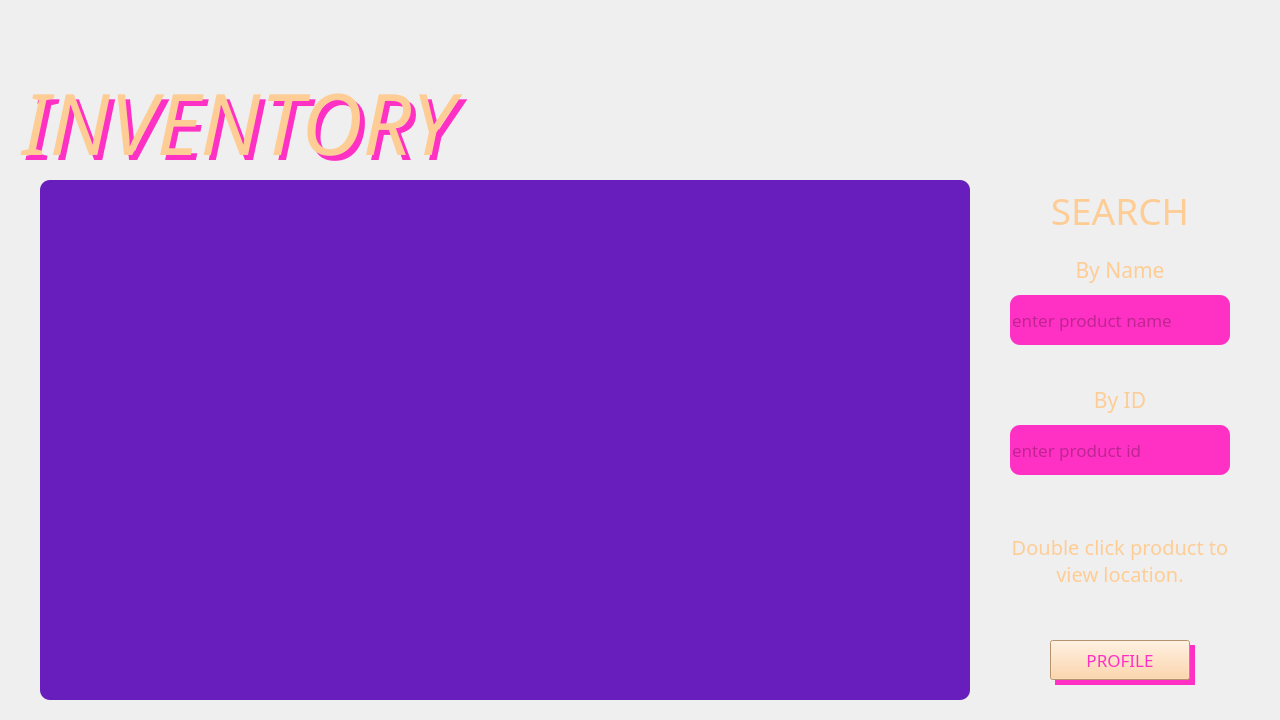
<?xml version="1.0" encoding="UTF-8"?>
<ui version="4.0">
 <class>employeeInventory</class>
 <widget class="QMainWindow" name="employeeInventory">
  <property name="geometry">
   <rect>
    <x>0</x>
    <y>0</y>
    <width>1280</width>
    <height>720</height>
   </rect>
  </property>
  <property name="windowTitle">
   <string>Inventory</string>
  </property>
  <widget class="QWidget" name="centralwidget">
   <widget class="QLabel" name="labelBackground">
    <property name="geometry">
     <rect>
      <x>0</x>
      <y>0</y>
      <width>1280</width>
      <height>720</height>
     </rect>
    </property>
    <property name="text">
     <string/>
    </property>
    <property name="pixmap">
     <pixmap>Images/Mesa de trabajo 1.png</pixmap><!--<a href="https://www.freepik.com/free-photos-vectors/background">Background vector created by pikisuperstar - www.freepik.com</a>-->
    </property>
    <property name="scaledContents">
     <bool>true</bool>
    </property>
   </widget>
   <widget class="QLabel" name="labelInventory">
    <property name="geometry">
     <rect>
      <x>0</x>
      <y>50</y>
      <width>1280</width>
      <height>130</height>
     </rect>
    </property>
    <property name="palette">
     <palette>
      <active>
       <colorrole role="WindowText">
        <brush brushstyle="SolidPattern">
         <color alpha="255">
          <red>254</red>
          <green>205</green>
          <blue>150</blue>
         </color>
        </brush>
       </colorrole>
      </active>
      <inactive>
       <colorrole role="WindowText">
        <brush brushstyle="SolidPattern">
         <color alpha="255">
          <red>254</red>
          <green>205</green>
          <blue>150</blue>
         </color>
        </brush>
       </colorrole>
      </inactive>
      <disabled>
       <colorrole role="WindowText">
        <brush brushstyle="SolidPattern">
         <color alpha="255">
          <red>120</red>
          <green>120</green>
          <blue>120</blue>
         </color>
        </brush>
       </colorrole>
      </disabled>
     </palette>
    </property>
    <property name="font">
     <font>
      <family>Josefin Sans SemiBold</family>
      <pointsize>64</pointsize>
      <weight>50</weight>
      <italic>true</italic>
      <bold>false</bold>
      <kerning>true</kerning>
     </font>
    </property>
    <property name="text">
     <string> INVENTORY </string>
    </property>
    <property name="scaledContents">
     <bool>false</bool>
    </property>
    <property name="alignment">
     <set>Qt::AlignBottom|Qt::AlignLeading|Qt::AlignLeft</set>
    </property>
   </widget>
   <widget class="QLabel" name="labelInventoryShadow">
    <property name="geometry">
     <rect>
      <x>5</x>
      <y>55</y>
      <width>1280</width>
      <height>130</height>
     </rect>
    </property>
    <property name="palette">
     <palette>
      <active>
       <colorrole role="WindowText">
        <brush brushstyle="SolidPattern">
         <color alpha="255">
          <red>255</red>
          <green>49</green>
          <blue>196</blue>
         </color>
        </brush>
       </colorrole>
      </active>
      <inactive>
       <colorrole role="WindowText">
        <brush brushstyle="SolidPattern">
         <color alpha="255">
          <red>255</red>
          <green>49</green>
          <blue>196</blue>
         </color>
        </brush>
       </colorrole>
      </inactive>
      <disabled>
       <colorrole role="WindowText">
        <brush brushstyle="SolidPattern">
         <color alpha="255">
          <red>120</red>
          <green>120</green>
          <blue>120</blue>
         </color>
        </brush>
       </colorrole>
      </disabled>
     </palette>
    </property>
    <property name="font">
     <font>
      <family>Josefin Sans SemiBold</family>
      <pointsize>64</pointsize>
      <weight>50</weight>
      <italic>true</italic>
      <bold>false</bold>
      <kerning>true</kerning>
     </font>
    </property>
    <property name="text">
     <string> INVENTORY </string>
    </property>
    <property name="scaledContents">
     <bool>false</bool>
    </property>
    <property name="alignment">
     <set>Qt::AlignBottom|Qt::AlignLeading|Qt::AlignLeft</set>
    </property>
   </widget>
   <widget class="QPushButton" name="pushButtonProfile">
    <property name="geometry">
     <rect>
      <x>1050</x>
      <y>640</y>
      <width>140</width>
      <height>40</height>
     </rect>
    </property>
    <property name="palette">
     <palette>
      <active>
       <colorrole role="WindowText">
        <brush brushstyle="SolidPattern">
         <color alpha="255">
          <red>255</red>
          <green>49</green>
          <blue>196</blue>
         </color>
        </brush>
       </colorrole>
       <colorrole role="Button">
        <brush brushstyle="SolidPattern">
         <color alpha="255">
          <red>254</red>
          <green>205</green>
          <blue>150</blue>
         </color>
        </brush>
       </colorrole>
       <colorrole role="Text">
        <brush brushstyle="SolidPattern">
         <color alpha="255">
          <red>255</red>
          <green>49</green>
          <blue>196</blue>
         </color>
        </brush>
       </colorrole>
       <colorrole role="ButtonText">
        <brush brushstyle="SolidPattern">
         <color alpha="255">
          <red>255</red>
          <green>49</green>
          <blue>196</blue>
         </color>
        </brush>
       </colorrole>
       <colorrole role="Base">
        <brush brushstyle="SolidPattern">
         <color alpha="255">
          <red>254</red>
          <green>205</green>
          <blue>150</blue>
         </color>
        </brush>
       </colorrole>
       <colorrole role="Window">
        <brush brushstyle="SolidPattern">
         <color alpha="255">
          <red>254</red>
          <green>205</green>
          <blue>150</blue>
         </color>
        </brush>
       </colorrole>
       <colorrole role="PlaceholderText">
        <brush brushstyle="SolidPattern">
         <color alpha="128">
          <red>255</red>
          <green>49</green>
          <blue>196</blue>
         </color>
        </brush>
       </colorrole>
      </active>
      <inactive>
       <colorrole role="WindowText">
        <brush brushstyle="SolidPattern">
         <color alpha="255">
          <red>255</red>
          <green>49</green>
          <blue>196</blue>
         </color>
        </brush>
       </colorrole>
       <colorrole role="Button">
        <brush brushstyle="SolidPattern">
         <color alpha="255">
          <red>254</red>
          <green>205</green>
          <blue>150</blue>
         </color>
        </brush>
       </colorrole>
       <colorrole role="Text">
        <brush brushstyle="SolidPattern">
         <color alpha="255">
          <red>255</red>
          <green>49</green>
          <blue>196</blue>
         </color>
        </brush>
       </colorrole>
       <colorrole role="ButtonText">
        <brush brushstyle="SolidPattern">
         <color alpha="255">
          <red>255</red>
          <green>49</green>
          <blue>196</blue>
         </color>
        </brush>
       </colorrole>
       <colorrole role="Base">
        <brush brushstyle="SolidPattern">
         <color alpha="255">
          <red>254</red>
          <green>205</green>
          <blue>150</blue>
         </color>
        </brush>
       </colorrole>
       <colorrole role="Window">
        <brush brushstyle="SolidPattern">
         <color alpha="255">
          <red>254</red>
          <green>205</green>
          <blue>150</blue>
         </color>
        </brush>
       </colorrole>
       <colorrole role="PlaceholderText">
        <brush brushstyle="SolidPattern">
         <color alpha="128">
          <red>255</red>
          <green>49</green>
          <blue>196</blue>
         </color>
        </brush>
       </colorrole>
      </inactive>
      <disabled>
       <colorrole role="WindowText">
        <brush brushstyle="SolidPattern">
         <color alpha="255">
          <red>120</red>
          <green>120</green>
          <blue>120</blue>
         </color>
        </brush>
       </colorrole>
       <colorrole role="Button">
        <brush brushstyle="SolidPattern">
         <color alpha="255">
          <red>254</red>
          <green>205</green>
          <blue>150</blue>
         </color>
        </brush>
       </colorrole>
       <colorrole role="Text">
        <brush brushstyle="SolidPattern">
         <color alpha="255">
          <red>120</red>
          <green>120</green>
          <blue>120</blue>
         </color>
        </brush>
       </colorrole>
       <colorrole role="ButtonText">
        <brush brushstyle="SolidPattern">
         <color alpha="255">
          <red>120</red>
          <green>120</green>
          <blue>120</blue>
         </color>
        </brush>
       </colorrole>
       <colorrole role="Base">
        <brush brushstyle="SolidPattern">
         <color alpha="255">
          <red>254</red>
          <green>205</green>
          <blue>150</blue>
         </color>
        </brush>
       </colorrole>
       <colorrole role="Window">
        <brush brushstyle="SolidPattern">
         <color alpha="255">
          <red>254</red>
          <green>205</green>
          <blue>150</blue>
         </color>
        </brush>
       </colorrole>
       <colorrole role="PlaceholderText">
        <brush brushstyle="SolidPattern">
         <color alpha="128">
          <red>0</red>
          <green>0</green>
          <blue>0</blue>
         </color>
        </brush>
       </colorrole>
      </disabled>
     </palette>
    </property>
    <property name="font">
     <font>
      <family>Josefin Sans</family>
      <pointsize>13</pointsize>
     </font>
    </property>
    <property name="styleSheet">
     <string notr="true">background-color: rgb(254, 205, 150);</string>
    </property>
    <property name="text">
     <string>PROFILE</string>
    </property>
    <property name="checkable">
     <bool>false</bool>
    </property>
   </widget>
   <widget class="QLabel" name="labelPushButtonProfileShadow">
    <property name="geometry">
     <rect>
      <x>1055</x>
      <y>645</y>
      <width>140</width>
      <height>40</height>
     </rect>
    </property>
    <property name="styleSheet">
     <string notr="true">background-color: rgb(255, 49, 196);</string>
    </property>
    <property name="text">
     <string/>
    </property>
   </widget>
   <widget class="QTableWidget" name="tableWidgetInventory">
    <property name="enabled">
     <bool>true</bool>
    </property>
    <property name="geometry">
     <rect>
      <x>40</x>
      <y>180</y>
      <width>930</width>
      <height>520</height>
     </rect>
    </property>
    <property name="palette">
     <palette>
      <active>
       <colorrole role="WindowText">
        <brush brushstyle="SolidPattern">
         <color alpha="255">
          <red>151</red>
          <green>250</green>
          <blue>252</blue>
         </color>
        </brush>
       </colorrole>
       <colorrole role="Button">
        <brush brushstyle="SolidPattern">
         <color alpha="255">
          <red>103</red>
          <green>30</green>
          <blue>189</blue>
         </color>
        </brush>
       </colorrole>
       <colorrole role="Text">
        <brush brushstyle="SolidPattern">
         <color alpha="255">
          <red>151</red>
          <green>250</green>
          <blue>252</blue>
         </color>
        </brush>
       </colorrole>
       <colorrole role="ButtonText">
        <brush brushstyle="SolidPattern">
         <color alpha="255">
          <red>151</red>
          <green>250</green>
          <blue>252</blue>
         </color>
        </brush>
       </colorrole>
       <colorrole role="Base">
        <brush brushstyle="SolidPattern">
         <color alpha="255">
          <red>103</red>
          <green>30</green>
          <blue>189</blue>
         </color>
        </brush>
       </colorrole>
       <colorrole role="Window">
        <brush brushstyle="SolidPattern">
         <color alpha="255">
          <red>103</red>
          <green>30</green>
          <blue>189</blue>
         </color>
        </brush>
       </colorrole>
       <colorrole role="ToolTipText">
        <brush brushstyle="SolidPattern">
         <color alpha="255">
          <red>151</red>
          <green>250</green>
          <blue>252</blue>
         </color>
        </brush>
       </colorrole>
       <colorrole role="PlaceholderText">
        <brush brushstyle="SolidPattern">
         <color alpha="128">
          <red>151</red>
          <green>250</green>
          <blue>252</blue>
         </color>
        </brush>
       </colorrole>
      </active>
      <inactive>
       <colorrole role="WindowText">
        <brush brushstyle="SolidPattern">
         <color alpha="255">
          <red>151</red>
          <green>250</green>
          <blue>252</blue>
         </color>
        </brush>
       </colorrole>
       <colorrole role="Button">
        <brush brushstyle="SolidPattern">
         <color alpha="255">
          <red>103</red>
          <green>30</green>
          <blue>189</blue>
         </color>
        </brush>
       </colorrole>
       <colorrole role="Text">
        <brush brushstyle="SolidPattern">
         <color alpha="255">
          <red>151</red>
          <green>250</green>
          <blue>252</blue>
         </color>
        </brush>
       </colorrole>
       <colorrole role="ButtonText">
        <brush brushstyle="SolidPattern">
         <color alpha="255">
          <red>151</red>
          <green>250</green>
          <blue>252</blue>
         </color>
        </brush>
       </colorrole>
       <colorrole role="Base">
        <brush brushstyle="SolidPattern">
         <color alpha="255">
          <red>103</red>
          <green>30</green>
          <blue>189</blue>
         </color>
        </brush>
       </colorrole>
       <colorrole role="Window">
        <brush brushstyle="SolidPattern">
         <color alpha="255">
          <red>103</red>
          <green>30</green>
          <blue>189</blue>
         </color>
        </brush>
       </colorrole>
       <colorrole role="ToolTipText">
        <brush brushstyle="SolidPattern">
         <color alpha="255">
          <red>151</red>
          <green>250</green>
          <blue>252</blue>
         </color>
        </brush>
       </colorrole>
       <colorrole role="PlaceholderText">
        <brush brushstyle="SolidPattern">
         <color alpha="128">
          <red>151</red>
          <green>250</green>
          <blue>252</blue>
         </color>
        </brush>
       </colorrole>
      </inactive>
      <disabled>
       <colorrole role="WindowText">
        <brush brushstyle="SolidPattern">
         <color alpha="255">
          <red>120</red>
          <green>120</green>
          <blue>120</blue>
         </color>
        </brush>
       </colorrole>
       <colorrole role="Button">
        <brush brushstyle="SolidPattern">
         <color alpha="255">
          <red>103</red>
          <green>30</green>
          <blue>189</blue>
         </color>
        </brush>
       </colorrole>
       <colorrole role="Text">
        <brush brushstyle="SolidPattern">
         <color alpha="255">
          <red>120</red>
          <green>120</green>
          <blue>120</blue>
         </color>
        </brush>
       </colorrole>
       <colorrole role="ButtonText">
        <brush brushstyle="SolidPattern">
         <color alpha="255">
          <red>120</red>
          <green>120</green>
          <blue>120</blue>
         </color>
        </brush>
       </colorrole>
       <colorrole role="Base">
        <brush brushstyle="SolidPattern">
         <color alpha="255">
          <red>103</red>
          <green>30</green>
          <blue>189</blue>
         </color>
        </brush>
       </colorrole>
       <colorrole role="Window">
        <brush brushstyle="SolidPattern">
         <color alpha="255">
          <red>103</red>
          <green>30</green>
          <blue>189</blue>
         </color>
        </brush>
       </colorrole>
       <colorrole role="ToolTipText">
        <brush brushstyle="SolidPattern">
         <color alpha="255">
          <red>151</red>
          <green>250</green>
          <blue>252</blue>
         </color>
        </brush>
       </colorrole>
       <colorrole role="PlaceholderText">
        <brush brushstyle="SolidPattern">
         <color alpha="128">
          <red>0</red>
          <green>0</green>
          <blue>0</blue>
         </color>
        </brush>
       </colorrole>
      </disabled>
     </palette>
    </property>
    <property name="font">
     <font>
      <family>Josefin Sans</family>
      <pointsize>13</pointsize>
     </font>
    </property>
    <property name="mouseTracking">
     <bool>true</bool>
    </property>
    <property name="styleSheet">
     <string notr="true">background-color: rgb(103, 30, 189);
border-radius: 10px</string>
    </property>
    <property name="lineWidth">
     <number>5</number>
    </property>
    <property name="sizeAdjustPolicy">
     <enum>QAbstractScrollArea::AdjustToContentsOnFirstShow</enum>
    </property>
    <property name="editTriggers">
     <set>QAbstractItemView::NoEditTriggers</set>
    </property>
    <property name="gridStyle">
     <enum>Qt::NoPen</enum>
    </property>
    <property name="wordWrap">
     <bool>true</bool>
    </property>
    <property name="cornerButtonEnabled">
     <bool>true</bool>
    </property>
   </widget>
   <widget class="QLabel" name="labelSearch">
    <property name="geometry">
     <rect>
      <x>1010</x>
      <y>180</y>
      <width>220</width>
      <height>61</height>
     </rect>
    </property>
    <property name="font">
     <font>
      <family>Josefin Sans</family>
      <pointsize>28</pointsize>
     </font>
    </property>
    <property name="styleSheet">
     <string notr="true">color: rgb(254, 205, 150);</string>
    </property>
    <property name="text">
     <string> SEARCH </string>
    </property>
    <property name="alignment">
     <set>Qt::AlignCenter</set>
    </property>
   </widget>
   <widget class="QLabel" name="labelByName">
    <property name="geometry">
     <rect>
      <x>1010</x>
      <y>250</y>
      <width>220</width>
      <height>40</height>
     </rect>
    </property>
    <property name="font">
     <font>
      <family>Josefin Sans SemiBold</family>
      <pointsize>16</pointsize>
      <weight>50</weight>
      <bold>false</bold>
     </font>
    </property>
    <property name="styleSheet">
     <string notr="true">color: rgb(254, 205, 150);</string>
    </property>
    <property name="text">
     <string>By Name</string>
    </property>
    <property name="alignment">
     <set>Qt::AlignCenter</set>
    </property>
   </widget>
   <widget class="QLabel" name="labelById">
    <property name="geometry">
     <rect>
      <x>1010</x>
      <y>380</y>
      <width>220</width>
      <height>40</height>
     </rect>
    </property>
    <property name="font">
     <font>
      <family>Josefin Sans SemiBold</family>
      <pointsize>16</pointsize>
      <weight>50</weight>
      <bold>false</bold>
     </font>
    </property>
    <property name="styleSheet">
     <string notr="true">color: rgb(254, 205, 150);</string>
    </property>
    <property name="text">
     <string>By ID</string>
    </property>
    <property name="alignment">
     <set>Qt::AlignCenter</set>
    </property>
   </widget>
   <widget class="QLineEdit" name="lineEditSearchByName">
    <property name="geometry">
     <rect>
      <x>1010</x>
      <y>295</y>
      <width>220</width>
      <height>50</height>
     </rect>
    </property>
    <property name="palette">
     <palette>
      <active>
       <colorrole role="WindowText">
        <brush brushstyle="SolidPattern">
         <color alpha="255">
          <red>127</red>
          <green>24</green>
          <blue>98</blue>
         </color>
        </brush>
       </colorrole>
       <colorrole role="Button">
        <brush brushstyle="SolidPattern">
         <color alpha="255">
          <red>255</red>
          <green>49</green>
          <blue>196</blue>
         </color>
        </brush>
       </colorrole>
       <colorrole role="Text">
        <brush brushstyle="SolidPattern">
         <color alpha="255">
          <red>127</red>
          <green>24</green>
          <blue>98</blue>
         </color>
        </brush>
       </colorrole>
       <colorrole role="ButtonText">
        <brush brushstyle="SolidPattern">
         <color alpha="255">
          <red>127</red>
          <green>24</green>
          <blue>98</blue>
         </color>
        </brush>
       </colorrole>
       <colorrole role="Base">
        <brush brushstyle="SolidPattern">
         <color alpha="255">
          <red>255</red>
          <green>49</green>
          <blue>196</blue>
         </color>
        </brush>
       </colorrole>
       <colorrole role="Window">
        <brush brushstyle="SolidPattern">
         <color alpha="255">
          <red>255</red>
          <green>49</green>
          <blue>196</blue>
         </color>
        </brush>
       </colorrole>
       <colorrole role="PlaceholderText">
        <brush brushstyle="SolidPattern">
         <color alpha="128">
          <red>127</red>
          <green>24</green>
          <blue>98</blue>
         </color>
        </brush>
       </colorrole>
      </active>
      <inactive>
       <colorrole role="WindowText">
        <brush brushstyle="SolidPattern">
         <color alpha="255">
          <red>127</red>
          <green>24</green>
          <blue>98</blue>
         </color>
        </brush>
       </colorrole>
       <colorrole role="Button">
        <brush brushstyle="SolidPattern">
         <color alpha="255">
          <red>255</red>
          <green>49</green>
          <blue>196</blue>
         </color>
        </brush>
       </colorrole>
       <colorrole role="Text">
        <brush brushstyle="SolidPattern">
         <color alpha="255">
          <red>127</red>
          <green>24</green>
          <blue>98</blue>
         </color>
        </brush>
       </colorrole>
       <colorrole role="ButtonText">
        <brush brushstyle="SolidPattern">
         <color alpha="255">
          <red>127</red>
          <green>24</green>
          <blue>98</blue>
         </color>
        </brush>
       </colorrole>
       <colorrole role="Base">
        <brush brushstyle="SolidPattern">
         <color alpha="255">
          <red>255</red>
          <green>49</green>
          <blue>196</blue>
         </color>
        </brush>
       </colorrole>
       <colorrole role="Window">
        <brush brushstyle="SolidPattern">
         <color alpha="255">
          <red>255</red>
          <green>49</green>
          <blue>196</blue>
         </color>
        </brush>
       </colorrole>
       <colorrole role="PlaceholderText">
        <brush brushstyle="SolidPattern">
         <color alpha="128">
          <red>127</red>
          <green>24</green>
          <blue>98</blue>
         </color>
        </brush>
       </colorrole>
      </inactive>
      <disabled>
       <colorrole role="WindowText">
        <brush brushstyle="SolidPattern">
         <color alpha="255">
          <red>120</red>
          <green>120</green>
          <blue>120</blue>
         </color>
        </brush>
       </colorrole>
       <colorrole role="Button">
        <brush brushstyle="SolidPattern">
         <color alpha="255">
          <red>255</red>
          <green>49</green>
          <blue>196</blue>
         </color>
        </brush>
       </colorrole>
       <colorrole role="Text">
        <brush brushstyle="SolidPattern">
         <color alpha="255">
          <red>120</red>
          <green>120</green>
          <blue>120</blue>
         </color>
        </brush>
       </colorrole>
       <colorrole role="ButtonText">
        <brush brushstyle="SolidPattern">
         <color alpha="255">
          <red>120</red>
          <green>120</green>
          <blue>120</blue>
         </color>
        </brush>
       </colorrole>
       <colorrole role="Base">
        <brush brushstyle="SolidPattern">
         <color alpha="255">
          <red>255</red>
          <green>49</green>
          <blue>196</blue>
         </color>
        </brush>
       </colorrole>
       <colorrole role="Window">
        <brush brushstyle="SolidPattern">
         <color alpha="255">
          <red>255</red>
          <green>49</green>
          <blue>196</blue>
         </color>
        </brush>
       </colorrole>
       <colorrole role="PlaceholderText">
        <brush brushstyle="SolidPattern">
         <color alpha="128">
          <red>0</red>
          <green>0</green>
          <blue>0</blue>
         </color>
        </brush>
       </colorrole>
      </disabled>
     </palette>
    </property>
    <property name="font">
     <font>
      <family>Josefin Sans</family>
      <pointsize>13</pointsize>
     </font>
    </property>
    <property name="styleSheet">
     <string notr="true">background-color: rgb(255, 49, 196);
border-color: rgb(254, 205, 150);
border-radius: 10px</string>
    </property>
    <property name="placeholderText">
     <string>enter product name</string>
    </property>
    <property name="clearButtonEnabled">
     <bool>false</bool>
    </property>
   </widget>
   <widget class="QLineEdit" name="lineEditSearchById">
    <property name="geometry">
     <rect>
      <x>1010</x>
      <y>425</y>
      <width>220</width>
      <height>50</height>
     </rect>
    </property>
    <property name="palette">
     <palette>
      <active>
       <colorrole role="WindowText">
        <brush brushstyle="SolidPattern">
         <color alpha="255">
          <red>127</red>
          <green>24</green>
          <blue>98</blue>
         </color>
        </brush>
       </colorrole>
       <colorrole role="Button">
        <brush brushstyle="SolidPattern">
         <color alpha="255">
          <red>255</red>
          <green>49</green>
          <blue>196</blue>
         </color>
        </brush>
       </colorrole>
       <colorrole role="Text">
        <brush brushstyle="SolidPattern">
         <color alpha="255">
          <red>127</red>
          <green>24</green>
          <blue>98</blue>
         </color>
        </brush>
       </colorrole>
       <colorrole role="ButtonText">
        <brush brushstyle="SolidPattern">
         <color alpha="255">
          <red>127</red>
          <green>24</green>
          <blue>98</blue>
         </color>
        </brush>
       </colorrole>
       <colorrole role="Base">
        <brush brushstyle="SolidPattern">
         <color alpha="255">
          <red>255</red>
          <green>49</green>
          <blue>196</blue>
         </color>
        </brush>
       </colorrole>
       <colorrole role="Window">
        <brush brushstyle="SolidPattern">
         <color alpha="255">
          <red>255</red>
          <green>49</green>
          <blue>196</blue>
         </color>
        </brush>
       </colorrole>
       <colorrole role="PlaceholderText">
        <brush brushstyle="SolidPattern">
         <color alpha="128">
          <red>127</red>
          <green>24</green>
          <blue>98</blue>
         </color>
        </brush>
       </colorrole>
      </active>
      <inactive>
       <colorrole role="WindowText">
        <brush brushstyle="SolidPattern">
         <color alpha="255">
          <red>127</red>
          <green>24</green>
          <blue>98</blue>
         </color>
        </brush>
       </colorrole>
       <colorrole role="Button">
        <brush brushstyle="SolidPattern">
         <color alpha="255">
          <red>255</red>
          <green>49</green>
          <blue>196</blue>
         </color>
        </brush>
       </colorrole>
       <colorrole role="Text">
        <brush brushstyle="SolidPattern">
         <color alpha="255">
          <red>127</red>
          <green>24</green>
          <blue>98</blue>
         </color>
        </brush>
       </colorrole>
       <colorrole role="ButtonText">
        <brush brushstyle="SolidPattern">
         <color alpha="255">
          <red>127</red>
          <green>24</green>
          <blue>98</blue>
         </color>
        </brush>
       </colorrole>
       <colorrole role="Base">
        <brush brushstyle="SolidPattern">
         <color alpha="255">
          <red>255</red>
          <green>49</green>
          <blue>196</blue>
         </color>
        </brush>
       </colorrole>
       <colorrole role="Window">
        <brush brushstyle="SolidPattern">
         <color alpha="255">
          <red>255</red>
          <green>49</green>
          <blue>196</blue>
         </color>
        </brush>
       </colorrole>
       <colorrole role="PlaceholderText">
        <brush brushstyle="SolidPattern">
         <color alpha="128">
          <red>127</red>
          <green>24</green>
          <blue>98</blue>
         </color>
        </brush>
       </colorrole>
      </inactive>
      <disabled>
       <colorrole role="WindowText">
        <brush brushstyle="SolidPattern">
         <color alpha="255">
          <red>120</red>
          <green>120</green>
          <blue>120</blue>
         </color>
        </brush>
       </colorrole>
       <colorrole role="Button">
        <brush brushstyle="SolidPattern">
         <color alpha="255">
          <red>255</red>
          <green>49</green>
          <blue>196</blue>
         </color>
        </brush>
       </colorrole>
       <colorrole role="Text">
        <brush brushstyle="SolidPattern">
         <color alpha="255">
          <red>120</red>
          <green>120</green>
          <blue>120</blue>
         </color>
        </brush>
       </colorrole>
       <colorrole role="ButtonText">
        <brush brushstyle="SolidPattern">
         <color alpha="255">
          <red>120</red>
          <green>120</green>
          <blue>120</blue>
         </color>
        </brush>
       </colorrole>
       <colorrole role="Base">
        <brush brushstyle="SolidPattern">
         <color alpha="255">
          <red>255</red>
          <green>49</green>
          <blue>196</blue>
         </color>
        </brush>
       </colorrole>
       <colorrole role="Window">
        <brush brushstyle="SolidPattern">
         <color alpha="255">
          <red>255</red>
          <green>49</green>
          <blue>196</blue>
         </color>
        </brush>
       </colorrole>
       <colorrole role="PlaceholderText">
        <brush brushstyle="SolidPattern">
         <color alpha="128">
          <red>0</red>
          <green>0</green>
          <blue>0</blue>
         </color>
        </brush>
       </colorrole>
      </disabled>
     </palette>
    </property>
    <property name="font">
     <font>
      <family>Josefin Sans</family>
      <pointsize>13</pointsize>
     </font>
    </property>
    <property name="styleSheet">
     <string notr="true">background-color: rgb(255, 49, 196);
border-color: rgb(254, 205, 150);
border-radius: 10px</string>
    </property>
    <property name="placeholderText">
     <string>enter product id</string>
    </property>
   </widget>
   <widget class="QLabel" name="label">
    <property name="geometry">
     <rect>
      <x>1010</x>
      <y>505</y>
      <width>220</width>
      <height>111</height>
     </rect>
    </property>
    <property name="palette">
     <palette>
      <active>
       <colorrole role="WindowText">
        <brush brushstyle="SolidPattern">
         <color alpha="255">
          <red>254</red>
          <green>205</green>
          <blue>150</blue>
         </color>
        </brush>
       </colorrole>
       <colorrole role="Text">
        <brush brushstyle="SolidPattern">
         <color alpha="255">
          <red>254</red>
          <green>205</green>
          <blue>150</blue>
         </color>
        </brush>
       </colorrole>
       <colorrole role="ButtonText">
        <brush brushstyle="SolidPattern">
         <color alpha="255">
          <red>254</red>
          <green>205</green>
          <blue>150</blue>
         </color>
        </brush>
       </colorrole>
       <colorrole role="PlaceholderText">
        <brush brushstyle="SolidPattern">
         <color alpha="128">
          <red>254</red>
          <green>205</green>
          <blue>150</blue>
         </color>
        </brush>
       </colorrole>
      </active>
      <inactive>
       <colorrole role="WindowText">
        <brush brushstyle="SolidPattern">
         <color alpha="255">
          <red>254</red>
          <green>205</green>
          <blue>150</blue>
         </color>
        </brush>
       </colorrole>
       <colorrole role="Text">
        <brush brushstyle="SolidPattern">
         <color alpha="255">
          <red>254</red>
          <green>205</green>
          <blue>150</blue>
         </color>
        </brush>
       </colorrole>
       <colorrole role="ButtonText">
        <brush brushstyle="SolidPattern">
         <color alpha="255">
          <red>254</red>
          <green>205</green>
          <blue>150</blue>
         </color>
        </brush>
       </colorrole>
       <colorrole role="PlaceholderText">
        <brush brushstyle="SolidPattern">
         <color alpha="128">
          <red>254</red>
          <green>205</green>
          <blue>150</blue>
         </color>
        </brush>
       </colorrole>
      </inactive>
      <disabled>
       <colorrole role="WindowText">
        <brush brushstyle="SolidPattern">
         <color alpha="255">
          <red>120</red>
          <green>120</green>
          <blue>120</blue>
         </color>
        </brush>
       </colorrole>
       <colorrole role="Text">
        <brush brushstyle="SolidPattern">
         <color alpha="255">
          <red>120</red>
          <green>120</green>
          <blue>120</blue>
         </color>
        </brush>
       </colorrole>
       <colorrole role="ButtonText">
        <brush brushstyle="SolidPattern">
         <color alpha="255">
          <red>120</red>
          <green>120</green>
          <blue>120</blue>
         </color>
        </brush>
       </colorrole>
       <colorrole role="PlaceholderText">
        <brush brushstyle="SolidPattern">
         <color alpha="128">
          <red>0</red>
          <green>0</green>
          <blue>0</blue>
         </color>
        </brush>
       </colorrole>
      </disabled>
     </palette>
    </property>
    <property name="font">
     <font>
      <family>Josefin Sans</family>
      <pointsize>15</pointsize>
     </font>
    </property>
    <property name="text">
     <string>Double click product to view location.</string>
    </property>
    <property name="alignment">
     <set>Qt::AlignCenter</set>
    </property>
    <property name="wordWrap">
     <bool>true</bool>
    </property>
   </widget>
   <zorder>labelBackground</zorder>
   <zorder>labelPushButtonProfileShadow</zorder>
   <zorder>labelInventoryShadow</zorder>
   <zorder>labelInventory</zorder>
   <zorder>pushButtonProfile</zorder>
   <zorder>tableWidgetInventory</zorder>
   <zorder>labelSearch</zorder>
   <zorder>labelByName</zorder>
   <zorder>labelById</zorder>
   <zorder>lineEditSearchByName</zorder>
   <zorder>lineEditSearchById</zorder>
   <zorder>label</zorder>
  </widget>
 </widget>
 <resources>
  <include location="Images/images.qrc"/>
 </resources>
 <connections/>
</ui>
